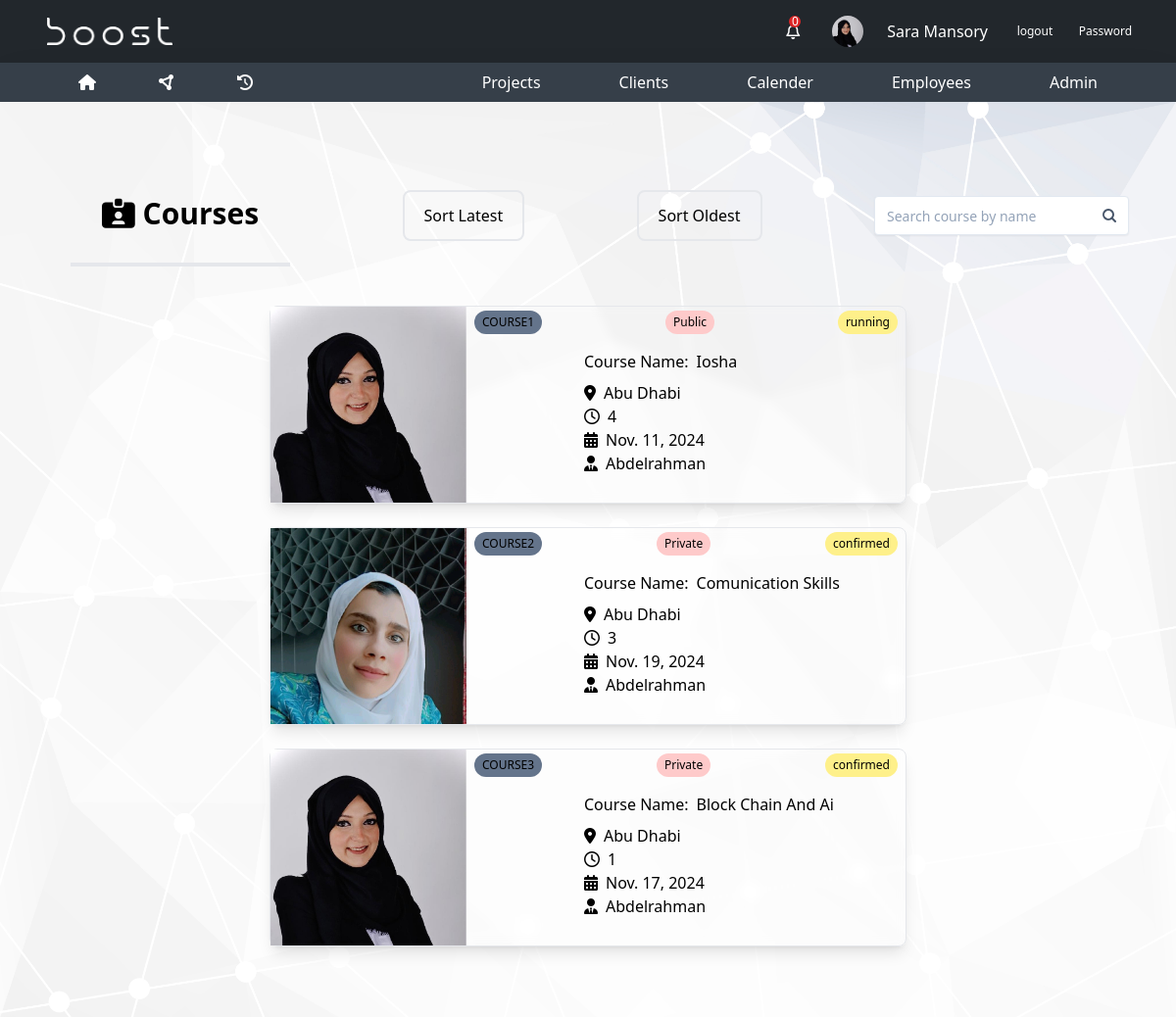
The page /courses/ (signed in) on the database its author committed.
### base/models.py (models this page shows, shortened)
class Employee(models.Model):
    employee_id = models.AutoField(primary_key=True)
    firstname = models.CharField(max_length=255)
    lastname = models.CharField(max_length=255)
    email = models.EmailField()
    phone = models.CharField(max_length=20)
    department = models.ForeignKey(
        Department, on_delete=models.SET_NULL, null=True)
    manager_role = models.BooleanField(default=False)
    user = models.OneToOneField(
        User, on_delete=models.CASCADE, null=True, default=None)
    employee_photo = models.ImageField(
        upload_to='employee_photos/', default='employee_photos/sara.jpg', null=True, blank=True)
    location = models.CharField(max_length=50, null=True)
    comilative_points=models.CharField(max_length=20,null=True)
    points=models.CharField(max_length=20,default="0")

class Course(models.Model):
    course_id=models.AutoField(primary_key=True)
    course_name=models.CharField(max_length=255,default="New Course")
    field=models.CharField(max_length=255,null=True)
    location=models.CharField(max_length=255,null=True)
    course_type = models.CharField(max_length=40,choices=Course_type.choices,null=True)
    course_confirmation= models.BooleanField(default=False)
    course_Date=models.DateField(default=date.today,null=True)
    course_duration = models.CharField(max_length=2,default="1")
    course_category = models.CharField(max_length=40,choices=Course_category.choices,null=True)
    feedback= models.FileField(null=True,blank=True,upload_to='pdf')
    gift_items_description=models.TextField(null=True,blank=True)
    pre_post_files= models.FileField(null=True,blank=True,upload_to='pdf')
    place_of_course = models.ForeignKey(Halls,on_delete=models.SET_NULL,null=True,blank=True)
    facilitator=models.ForeignKey(Facilitator,on_delete=models.SET_NULL,null=True)
    Sales_man=models.ForeignKey(Employee,on_delete=models.SET_NULL,null=True,related_name="courses")
    trainer=models.ForeignKey(Trainer,on_delete=models.SET_NULL,null=True,blank=True,related_name="courses")
    project=models.ForeignKey(Project,on_delete=models.CASCADE,null=True,blank=True)
    contract = models.FileField(null=True,blank=True,upload_to='pdf')
    invoice= models.FileField(null=True,blank=True,upload_to='pdf')
    trainer_visa_valid=models.BooleanField(default=False,null=True,blank=True)
    number_of_attendees=models.CharField(max_length=2,default="1",null=True,blank=True)
    number_of_gift=models.CharField(max_length=2,default="1",null=True,blank=True)
    status=models.CharField(max_length=50,choices=Course_status.choices,default=Course_status.not_confirmed)
    certificate_status=models.CharField(max_length=40,choices=Certificate_status.choices,null=True,blank=True,default=Certificate_status.no_action)
    certificates_file= models.FileField(null=True,blank=True,upload_to='pdf')
    material_status=models.CharField(max_length=40,choices=Material_status.choices,null=True,blank=True,default=Material_status.not_recieved)
    material_file= models.FileField(null=True,blank=True,upload_to='pdf')
    attendance_file= models.FileField(null=True,blank=True,upload_to='pdf')

class Facilitator(models.Model):
    facilitator_id=models.AutoField(primary_key=True)
    employee=models.OneToOneField(Employee,on_delete=models.CASCADE,null=True,blank=True)
    def __str__(self):
        return self.employee.firstname

### base/views.py (the view)
# urls.py: path("courses/", views.courses, name="courses"),
@login_required
def courses(request):
    all_courses = Course.objects.all()
    employee = get_object_or_404(Employee, user=request.user)
    all_notifications=employee.notifications.all().order_by('-created_at')
    not_read_notifications=employee.notifications.filter(is_read=False).order_by('-created_at')
    context={
        'all_courses':all_courses,
        "employee":employee,
        'course_json': json.dumps(list(Course.objects.values()), sort_keys=True, default=str),
        "all_notifications":all_notifications,
        "not_read_notifications":not_read_notifications
            }
    return render(request,"pages/courses.html",context)

### templates/pages/courses.html (shortened to what this page needs)
{% extends 'base.html' %}
{% load static %}
{% block content %}
{% include 'parts/navbar.html' %}
<section class="p-12 space1-bg h-full min-h-screen">
    <div class="flex justify-between items-center">
        <h2 class="text-3xl font-bold my-4 text-start ml-6  p-8 border-b-4 w-fit"> <i class="fa-solid fa-id-card-clip"></i> Courses </h2>
        <button id="sort_by_date" class="btn-primary mt-0">
            Sort Latest
        </button>
        <button id="sort_by_date2" class="btn-primary mt-0">
            Sort Oldest
        </button>
        <div class="relative">
            <input
            class="bg-white w-full pr-11 h-10 pl-3 py-2 bg-transparent placeholder:text-slate-400 text-slate-700 text-sm border border-slate-200 rounded transition duration-200 ease focus:outline-none focus:border-slate-400 hover:border-slate-400 shadow-sm focus:shadow-md"
            placeholder="Search course by name" id="nav_search"
            />
            <button
            class="absolute h-8 w-8 right-1 top-1 my-auto px-2 flex items-center bg-white rounded "
            type="button"
            >
            <svg xmlns="http://www.w3.org/2000/svg" fill="none" viewBox="0 0 24 24" stroke-width="3" stroke="currentColor" class="w-8 h-8 text-slate-600">
                <path stroke-linecap="round" stroke-linejoin="round" d="m21 21-5.197-5.197m0 0A7.5 7.5 0 1 0 5.196 5.196a7.5 7.5 0 0 0 10.607 10.607Z" />
            </svg>
            </button>
        </div>
    </div>
    <div id="course__body">
{% for course in all_courses %}
    <div class="w-[650px] mx-auto border rounded-lg my-6 shadow-lg hover:shadow-2xl transition-all backdrop-blur-sm duration-300" >
        <a href="{% url 'courses' %}{{course.course_id}}">
        <div class="flex items-center justify-between">
            <img src="{{course.Sales_man.employee_photo.url}}" alt="sales" class=" w-[200px]">
            <div class="p-2 flex-1 text-center">
                <div class="flex  items-center justify-between  -mt-6 mb-2">
                    <div class="text-start bg-slate-500 w-fit px-2 py-1 text-xs rounded-full">
                        <p class="">COURSE{{course.course_id}}</p>
                    </div>
                    <div class="w-fit px-2 py-1 bg-red-200 rounded-full text-xs">
                        <h2 class="">{{course.course_type}}</h2>
                    </div>
                    <div class="w-fit px-2 py-1 bg-yellow-200 rounded-full text-xs">
                        <h2 class="">{{course.status}}</h2>
                    </div>
                </div>
                <div class="flex items-center justify-start pl-28 py-2 gap-2">
                    <p>Course Name:</p>
                    <h2>{{course.course_name|title}}</h2>
                </div>
                <div class="flex items-center justify-start pl-28 gap-2">
                    <i class="fa-solid fa-location-dot"></i>
                    <h2>{{course.location}}</h2>
                </div>
                <div class="flex items-center justify-start pl-28 gap-2">
                    <i class="fa-regular fa-clock"></i>
                    <h2>{{course.course_duration}}</h2>
                </div>
                <div class="flex items-center justify-start pl-28 gap-2">
                    <i class="fa-solid fa-calendar-days"></i>
                    <h2>{{course.course_Date}}</h2>
                </div>
                <div class="flex items-center justify-start pl-28 gap-2">
                    <i class="fa-solid fa-user-tie"></i>
                    <h2>
                        {% if course.facilitator %}
                        {{course.facilitator}}
                        {% else %}
                        No facilitator
                        {% endif %}
                    </h2>
                </div>
            </div>
         </div>
        </a>
    </div>
    {% endfor %}
</div>
</section>
{% endblock content %}

### templates/parts/navbar.html (shortened to what this page needs)
{% load static %}
<header class="">
  <div class="bg-[#22272C] px-12 py-2 flex justify-between items-center text-white">
    <div>
      <img src="{% static 'images/boost.png' %}" class="w-32" alt="Logo" />
    </div>
    <div class="flex items-center gap-6 text-white">
        <div class="relative hover:bg-slate-600  cursor-pointer w-6 h-6 flex items-center justify-center p-4 rounded-full" id="nav-profile">
            <i class="fa-regular fa-bell"></i>
            <div class="absolute top-0 left-3 w-3 h-3 text-white bg-red-600 rounded-full flex items-center justify-center text-xs notification-count">{{not_read_notifications.count}}</div>
        </div>
        {% if employee.employee_photo.url %}
        <img
          src="{{ employee.employee_photo.url }}"
          class="w-8 rounded-full cursor-pointer"
          alt="Logo"
        />
        {% endif %}
        <span>{{employee.firstname}} {{employee.lastname}}</span>
        <a class="text-xs hover:bg-slate-600 w-12 h-12 flex items-center justify-center rounded-full" href="{% url 'logout' %}">logout</a>
        <a class="text-xs hover:bg-slate-600 w-12 h-12 flex items-center justify-center rounded-full" href="{% url 'change-password' %}">Password</a>
    </div>
  </div>
  <div class="bg-[#363F49] shadow-2xl px-16 flex gap-20 text-white items-center justify-between">
    <div class="flex gap-8">
      <div class="px-4 py-2 hover:bg-[#22272c] transition-all duration-300 cursor-pointer">
        <a href="{% url 'tasks' %}"><i class="fa-solid fa-house"></i></a>
      </div>
      <div class="px-4 py-2 hover:bg-[#22272c] transition-all duration-300 cursor-pointer">
        <a href="{% url 'home' %}"><i class="fa-solid fa-circle-nodes"></i></a>
      </div>
      <div class="px-4 py-2 hover:bg-[#22272c] transition-all duration-300 cursor-pointer">
        <a href="{% url 'all_tasks' %}">
          <i class="fa-solid fa-clock-rotate-left"></i>
        </a>
      </div>
    </div>
    <ul class="flex gap-12">
      <li class="relative px-4 py-2 hover:bg-[#22272c] transition-all duration-300">
        <a href="{% url 'projects' %}">Projects</a>
      </li>
      <li class="relative px-4 py-2 hover:bg-[#22272c] transition-all duration-300">
        <a href="{% url 'clients' %}">Clients</a>
      </li>
      <li class="relative px-4 py-2 hover:bg-[#22272c] transition-all duration-300">
        <a href="{% url 'courses' %}">Calender</a>
      </li>
      <li class="relative px-4 py-2 hover:bg-[#22272c] transition-all duration-300">
        <a href="{% url 'employees' %}">Employees</a>
      </li>
      <li class="relative px-4 py-2 hover:bg-[#22272c] transition-all duration-300">
        <a href="{% url 'admin:index' %}">Admin</a>
      </li>
    </ul>
  </div>
</header>

### rows shown on the page
Employee: employee_photo (picture), firstname "Sara", lastname "Mansory"
Course: Sales_man.employee_photo (picture), course_id "1", course_type "Public", status "running", course_name "Iosha", location "Abu Dhabi", course_duration "4", course_Date "Nov. 11, 2024", facilitator "Abdelrahman"
Course: Sales_man.employee_photo (picture), course_id "2", course_type "Private", status "confirmed", course_name "Comunication Skills", location "Abu Dhabi", course_duration "3", course_Date "Nov. 19, 2024", facilitator "Abdelrahman"
Course: Sales_man.employee_photo (picture), course_id "3", course_type "Private", status "confirmed", course_name "Block Chain And Ai", location "Abu Dhabi", course_duration "1", course_Date "Nov. 17, 2024", facilitator "Abdelrahman"

### other values the page prints
{{ not_read_notifications.count }} "0"
